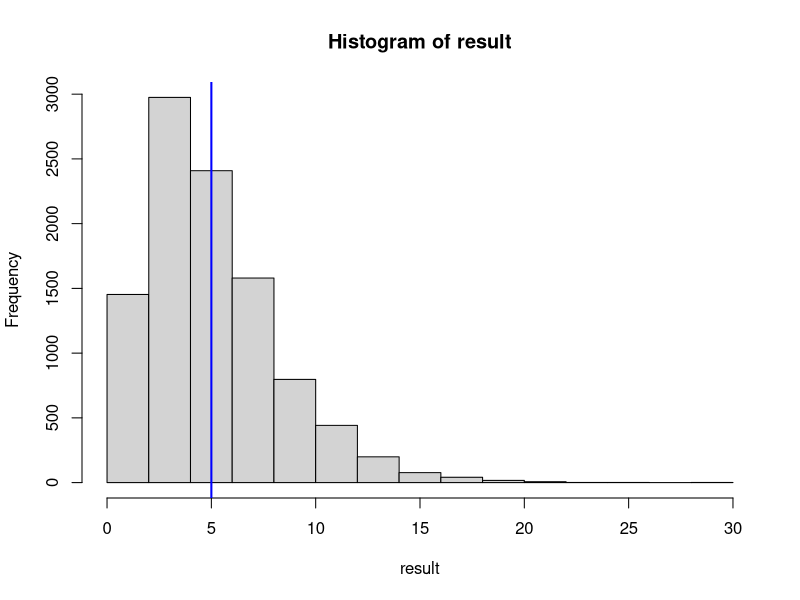

This figure's R source:
## ---- chunk 1
knitr::opts_chunk$set(echo = F, message = F, include = F, warning=F)
library(tidyverse)
## ---- chunk 2
#Please don't change or delete this chunk
set.seed(42)
## ---- chunk 3
five_sample <- function(nsims){
    results_vec <- vector()
    for (i in 1:nsims){
    y = rnorm(n=1)^2 + rnorm(n=1)^2 + rnorm(n=1)^2 + rnorm(n=1)^2 + rnorm(n=1)^2
    results_vec[i] <- y
    }
    return(results_vec)
}

## ---- chunk 4
result<-five_sample(nsims=10000)
as.data.frame(result)
hist(result)
abline(v=5,col="blue",lwd=2)
# mean(result)

##ggplot version
# ggplot(data = as.data.frame(result),aes(x=result))+geom_histogram() +geom_vline(xintercept=5, color="blue", size=0.5)

#Mean should be 5 = no of degrees of freedom?
#Add some nice labels and a legend
## ---- chunk 5
#Please don't change or delete this chunk
set.seed(121)
## ---- chunk 6
exp_sim <- function(rate,n_exp){
    exponential_rvs <- vector()
    for (i in 1:n_exp) {
        x <- -(1/rate)*log(1-runif(1,0,1))
        exponential_rvs[i] <- x
    }
    return(exponential_rvs)
}

## ---- chunk 7
samp <- exp_sim(rate=0.5,n_exp=50000)
var_exp <- mean(samp^2) - mean(samp)^2
var_exp

#Check the real thing
# var(samp)
## ---- chunk 8
exp_data <- exp_sim(rate=0.5,n_exp=100)

## ---- chunk 9


## ---- chunk 10


## ---- chunk 11
#Please don't change or delete this chunk
set.seed(123)
## ---- chunk 12


## ---- chunk 13


## ---- chunk 14


## ---- chunk 15
#Please don't change or delete this chunk
set.seed(100)
## ---- chunk 16


## ---- chunk 17


## ---- chunk 18


